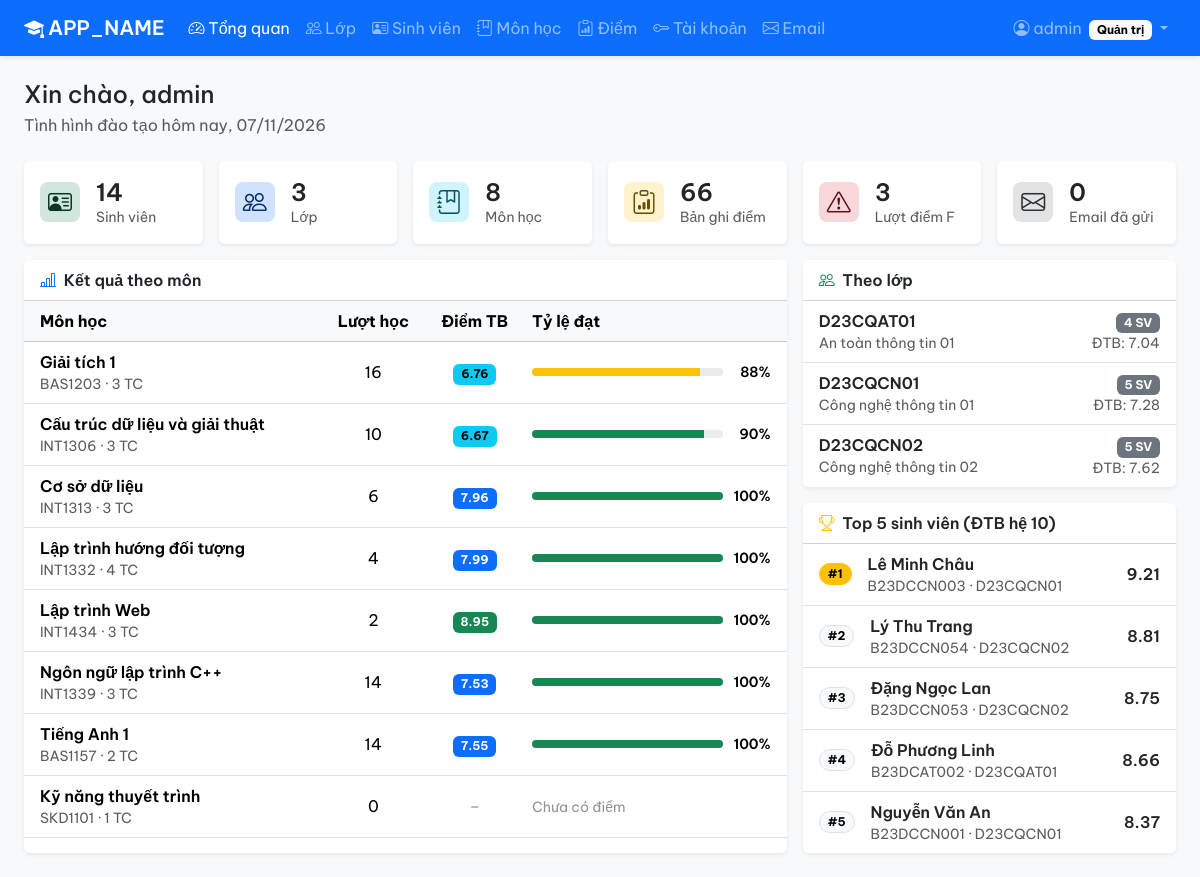
/index.php (signed in), run on the app's committed database.
### tables this page shows
CREATE TABLE mon_hoc (
    ma_mh      VARCHAR(10)  NOT NULL,
    ten_mh     VARCHAR(100) NOT NULL,
    so_tin_chi INT          NOT NULL DEFAULT 3,
    PRIMARY KEY (ma_mh),
    CONSTRAINT chk_mon_hoc_tc CHECK (so_tin_chi BETWEEN 1 AND 10)
);

CREATE TABLE lop (
    ma_lop       VARCHAR(10)  NOT NULL,
    ten_lop      VARCHAR(100) NOT NULL,
    nganh        VARCHAR(100) NOT NULL,
    nam_nhap_hoc INT          NOT NULL,
    PRIMARY KEY (ma_lop)
);

CREATE TABLE sinhvien (
    ma_sv     VARCHAR(10)  NOT NULL,
    ho_ten    VARCHAR(100) NOT NULL,
    ngay_sinh DATE         NULL,
    gioi_tinh ENUM('Nam','Nữ','Khác') NOT NULL DEFAULT 'Nam',
    email     VARCHAR(100) NULL,
    so_dt     VARCHAR(15)  NULL,
    dia_chi   VARCHAR(200) NULL,
    ma_lop    VARCHAR(10)  NOT NULL,
    PRIMARY KEY (ma_sv),
    UNIQUE KEY uq_sinhvien_email (email),
    KEY idx_sinhvien_lop (ma_lop),
    CONSTRAINT fk_sinhvien_lop FOREIGN KEY (ma_lop) REFERENCES lop (ma_lop)
        ON DELETE RESTRICT ON UPDATE CASCADE
);

### index.php (the view, shortened to what this page needs)
<?php
require_once 'includes/init.php';
$dem = q_one("SELECT
        (SELECT COUNT(*) FROM lop) AS lop,
        (SELECT COUNT(*) FROM sinhvien) AS sinhvien,
        (SELECT COUNT(*) FROM mon_hoc) AS mon_hoc,
        (SELECT COUNT(*) FROM diem) AS diem,
        (SELECT COUNT(*) FROM diem WHERE diem_tong < 4) AS truot,
        (SELECT COUNT(*) FROM email_log WHERE trang_thai = 'thanh_cong') AS mail_ok");
$theo_mon = q_all("SELECT m.ma_mh, m.ten_mh, m.so_tin_chi,
        COUNT(d.id) AS so_luot,
        ROUND(AVG(d.diem_tong), 2) AS tb,
        ROUND(SUM(d.diem_tong >= 4) * 100 / COUNT(d.diem_tong)) AS ty_le
    FROM mon_hoc m
    LEFT JOIN diem d ON d.ma_mh = m.ma_mh
    GROUP BY m.ma_mh, m.ten_mh, m.so_tin_chi
    ORDER BY COUNT(d.diem_tong) = 0, ty_le, m.ten_mh");
$theo_lop = q_all("SELECT l.ma_lop, l.ten_lop, COUNT(DISTINCT s.ma_sv) AS si_so, ROUND(AVG(d.diem_tong), 2) AS tb
    FROM lop l
    LEFT JOIN sinhvien s ON s.ma_lop = l.ma_lop
    LEFT JOIN diem d ON d.ma_sv = s.ma_sv
    GROUP BY l.ma_lop, l.ten_lop
    ORDER BY l.ma_lop");
$top_sv = q_all("SELECT s.ma_sv, s.ho_ten, s.ma_lop, ROUND(SUM(d.diem_tong * m.so_tin_chi) / SUM(m.so_tin_chi), 2) AS tb
    FROM sinhvien s
    JOIN diem d ON d.ma_sv = s.ma_sv AND d.diem_tong IS NOT NULL
    JOIN mon_hoc m ON m.ma_mh = d.ma_mh
    GROUP BY s.ma_sv, s.ho_ten, s.ma_lop
    ORDER BY tb DESC, s.ma_sv
    LIMIT 5");
$cards = [
    ['Sinh viên',    $dem['sinhvien'], 'bi-person-vcard',         'success',   'sinhvien.php'],
    ['Lớp',          $dem['lop'],      'bi-people',               'primary',   'lop.php'],
    ['Môn học',      $dem['mon_hoc'],  'bi-journal-bookmark',     'info',      'monhoc.php'],
    ['Bản ghi điểm', $dem['diem'],     'bi-clipboard-data',       'warning',   'diem.php'],
    ['Lượt điểm F',  $dem['truot'],    'bi-exclamation-triangle', 'danger',    'diem.php'],
    ['Email đã gửi', $dem['mail_ok'],  'bi-envelope',             'secondary', 'email.php'],
];
include 'includes/header.php';
?>
<div class="mb-4">
    <h1 class="h4 mb-1">Xin chào, <?= e($u['username']) ?></h1>
    <div class="text-body-secondary">Tình hình đào tạo hôm nay, <?= date('d/m/Y') ?></div>
</div>
<div class="row g-3 mb-3">
    <?php foreach ($cards as [$ten, $so, $icon, $mau, $link]): ?>
        <div class="col-6 col-md-4 col-xl-2">
            <a href="<?= $link ?>" class="card border-0 shadow-sm text-decoration-none h-100">
                <div class="card-body d-flex align-items-center p-3">
                    <div class="rounded-3 bg-<?= $mau ?>-subtle text-<?= $mau ?>-emphasis p-2 me-3 fs-4 lh-1"><i class="bi <?= $icon ?>"></i></div>
                    <div>
                        <div class="fs-4 fw-semibold text-body lh-sm"><?= $so ?></div>
                        <div class="small text-body-secondary"><?= $ten ?></div>
                    </div>
                </div>
            </a>
        </div>
    <?php endforeach; ?>
</div>
<div class="row g-3">
    <div class="col-xl-8">
        <div class="card border-0 shadow-sm h-100">
            <div class="card-header bg-body fw-semibold"><i class="bi bi-bar-chart-line me-1 text-primary"></i> Kết quả theo môn</div>
            <div class="table-responsive">
                <table class="table table-hover align-middle mb-0">
                    <thead class="table-light">
                        <tr>
                            <th class="ps-3">Môn học</th>
                            <th class="text-center">Lượt học</th>
                            <th class="text-center">Điểm TB</th>
                            <th class="pe-3" style="min-width:220px">Tỷ lệ đạt</th>
                        </tr>
                    </thead>
                    <tbody>
                    <?php foreach ($theo_mon as $m): ?>
                        <tr>
                            <td class="ps-3">
                                <div class="fw-semibold"><?= e($m['ten_mh']) ?></div>
                                <div class="small text-body-secondary"><?= e($m['ma_mh']) ?> · <?= $m['so_tin_chi'] ?> TC</div>
                            </td>
                            <td class="text-center"><?= $m['so_luot'] ?></td>
                            <td class="text-center"><?= badge_diem_so($m['tb']) ?></td>
                            <td class="pe-3">
                                <?php if ($m['ty_le'] === null): ?>
                                    <span class="small text-body-tertiary">Chưa có điểm</span>
                                <?php else: ?>
                                    <?php $mau = $m['ty_le'] >= 90 ? 'success' : ($m['ty_le'] >= 70 ? 'warning' : 'danger'); ?>
                                    <div class="d-flex align-items-center gap-2">
                                        <div class="progress flex-grow-1" style="height:8px">
                                            <div class="progress-bar bg-<?= $mau ?>" style="width:<?= $m['ty_le'] ?>%"></div>
                                        </div>
                                        <span class="small fw-semibold text-end" style="width:40px"><?= $m['ty_le'] ?>%</span>
                                    </div>
                                <?php endif; ?>
                            </td>
                        </tr>
                    <?php endforeach; ?>
                    </tbody>
                </table>
            </div>
        </div>
    </div>
    <div class="col-xl-4">
        <div class="card border-0 shadow-sm mb-3">
            <div class="card-header bg-body fw-semibold"><i class="bi bi-people me-1 text-success"></i> Theo lớp</div>
            <ul class="list-group list-group-flush">
                <?php foreach ($theo_lop as $l): ?>
                    <li class="list-group-item d-flex justify-content-between align-items-center">
                        <div>
                            <a href="sinhvien.php?lop=<?= urlencode($l['ma_lop']) ?>" class="fw-semibold text-body text-decoration-none"><?= e($l['ma_lop']) ?></a>
                            <div class="small text-body-secondary"><?= e($l['ten_lop']) ?></div>
                        </div>
                        <div class="text-end">
                            <span class="badge text-bg-secondary"><?= $l['si_so'] ?> SV</span>
                            <div class="small text-body-secondary">ĐTB: <?= $l['tb'] ?? '–' ?></div>
                        </div>
                    </li>
                <?php endforeach; ?>
            </ul>
        </div>
        <div class="card border-0 shadow-sm">
            <div class="card-header bg-body fw-semibold"><i class="bi bi-trophy me-1 text-warning"></i> Top 5 sinh viên (ĐTB hệ 10)</div>
            <ul class="list-group list-group-flush">
                <?php foreach ($top_sv as $i => $s): ?>
                    <li class="list-group-item d-flex align-items-center gap-3">
                        <span class="badge rounded-pill <?= $i == 0 ? 'text-bg-warning border border-warning' : 'text-bg-light border' ?>">#<?= $i + 1 ?></span>
                        <div class="flex-grow-1">
                            <a href="sinhvien_xem.php?ma_sv=<?= urlencode($s['ma_sv']) ?>" class="fw-semibold text-body text-decoration-none"><?= e($s['ho_ten']) ?></a>
                            <div class="small text-body-secondary"><?= e($s['ma_sv']) ?> · <?= e($s['ma_lop']) ?></div>
                        </div>
                        <span class="fw-semibold"><?= fmt_diem($s['tb']) ?></span>
                    </li>
                <?php endforeach; ?>
            </ul>
        </div>
    </div>
</div>
<?php include 'includes/footer.php'; ?>

### includes/init.php (shortened to what this page needs)
<?php
$conn = new mysqli(DB_HOST, DB_USER, DB_PASS, DB_NAME, DB_PORT);
$conn->set_charset('utf8mb4');
function q($sql, $params = [])
{
    global $conn;
    $stmt = $conn->prepare($sql);
    $stmt->execute();
    return $stmt;
}
function q_all($sql, $params = [])
{
    return q($sql, $params)->get_result()->fetch_all(MYSQLI_ASSOC);
}
function e($s)
{
    return htmlspecialchars((string) $s, ENT_QUOTES, 'UTF-8');
}
function quy_doi($d)
{
    foreach (BANG_DIEM as $muc) {
        if ($d >= $muc[0]) return $muc;
    }
}
function fmt_diem($d)
{
    return $d === null ? O_TRONG : number_format((float) $d, 2);
}
function badge_diem_so($d)
{
    return $d === null ? O_TRONG : '<span class="badge text-bg-' . quy_doi($d)[3] . '">' . fmt_diem($d) . '</span>';
}

### includes/header.php (style rules this page uses)
:root { --bs-font-sans-serif: 'Be Vietnam Pro', Arial, sans-serif; --bs-body-font-family: var(--bs-font-sans-serif); }

### data on the page
mon_hoc: ten_mh "Giải tích 1", ma_mh "BAS1203", so_tin_chi "3", so_luot "16", d "6.76", ty_le "88"
mon_hoc: ten_mh "Cấu trúc dữ liệu và giải thuật", ma_mh "INT1306", so_tin_chi "3", so_luot "10", d "6.67", ty_le "90"
mon_hoc: ten_mh "Cơ sở dữ liệu", ma_mh "INT1313", so_tin_chi "3", so_luot "6", d "7.96", ty_le "100"
mon_hoc: ten_mh "Lập trình hướng đối tượng", ma_mh "INT1332", so_tin_chi "4", so_luot "4", d "7.99", ty_le "100"
mon_hoc: ten_mh "Lập trình Web", ma_mh "INT1434", so_tin_chi "3", so_luot "2", d "8.95", ty_le "100"
mon_hoc: ten_mh "Ngôn ngữ lập trình C++", ma_mh "INT1339", so_tin_chi "3", so_luot "14", d "7.53", ty_le "100"
mon_hoc: ten_mh "Tiếng Anh 1", ma_mh "BAS1157", so_tin_chi "2", so_luot "14", d "7.55", ty_le "100"
mon_hoc: ten_mh "Kỹ năng thuyết trình", ma_mh "SKD1101", so_tin_chi "1", so_luot "0", shows "Chưa có điểm"
lop: ma_lop "D23CQAT01", ten_lop "An toàn thông tin 01", si_so "4", tb "7.04"
lop: ma_lop "D23CQCN01", ten_lop "Công nghệ thông tin 01", si_so "5", tb "7.28"
lop: ma_lop "D23CQCN02", ten_lop "Công nghệ thông tin 02", si_so "5", tb "7.62"
sinhvien: ho_ten "Lê Minh Châu", ma_sv "B23DCCN003", ma_lop "D23CQCN01", tb "9.21"
sinhvien: ho_ten "Lý Thu Trang", ma_sv "B23DCCN054", ma_lop "D23CQCN02", tb "8.81"
sinhvien: ho_ten "Đặng Ngọc Lan", ma_sv "B23DCCN053", ma_lop "D23CQCN02", tb "8.75"
sinhvien: ho_ten "Đỗ Phương Linh", ma_sv "B23DCAT002", ma_lop "D23CQAT01", tb "8.66"
sinhvien: ho_ten "Nguyễn Văn An", ma_sv "B23DCCN001", ma_lop "D23CQCN01", tb "8.37"

### other printed values
APP_NAME "APP_NAME"
$chu "Tổng quan"
$chu "Lớp"
$chu "Sinh viên"
$chu "Môn học"
$chu "Điểm"
$chu "Tài khoản"
$chu "Email"
$u['ho_ten'] "admin"
$u['username'] "admin"
$so "14"
$ten "Sinh viên"
$so "3"
$ten "Lớp"
$so "8"
